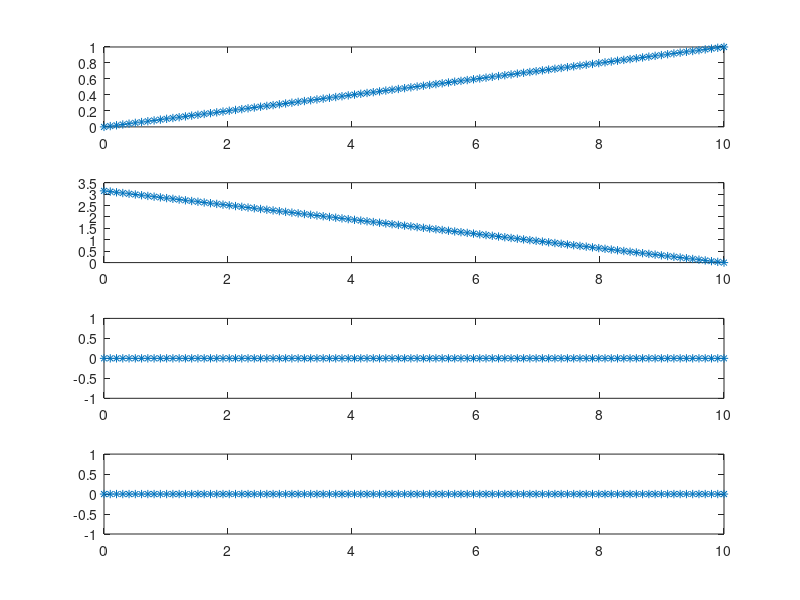

Reproduce this figure in MATLAB. (Note: this script raises an error after producing the figure.)
% Compute the optimal trajectory of a canon ball to reach a given target 
% with minimal energy using Multiple Shooting. 

% Clear
clc
clear

% Params
nState = 4;
nGrid = 100;

% Target
start = [0; pi; 0; 0];
target = [1; 0; 0; 0];

%% Initial guess
t = linspace(0, 10, nGrid);
y = interp1([0, 10], [start, target]', t);

% Plot solution
figure(1)
subplot(4, 1, 1)
plot(t,y(:, 1), '*'); 
subplot(4, 1, 2)
plot(t,y(:, 2), '*'); 
subplot(4, 1, 3)
plot(t,y(:, 3), '*');  
subplot(4, 1, 4)
plot(t,y(:, 4), '*'); 

%% Multiple-shooting

% Store the initial guess for the problem
problem.x0 = [[0, t(end)], reshape(y,1,nState*nGrid), zeros(1,nGrid)];
problem.lb = []; % Lower bound on decision variables
problem.ub = []; % Upper bound on decision variables

% Set up the linear constraints (there are none);
problem.Aineq = [];  problem.Aeq = [];
problem.bineq = [];  problem.beq = [];

% Set up the user-defined functions:
problem.objective = @(decVar)objective(decVar(nState*nGrid+2:end));  % Objective (cost) function
problem.nonlcon = @(decVar)nonLinCst(decVar, target);   % NonLinear constraints

% Set up the options for the solver:
problem.solver = 'fmincon';
problem.options = optimset('MaxFunEvals',1e4,'MaxIter',100,'Display','off');

% Use FMINCON to solve the constrained optimization problem:
[zSol, fVal, exitFlag] = fmincon(problem);

% Call the constraint function one final time to get the trajectory:
[~, ~, t, y] = nonLinCst(zSol,target)

%% Animate
figure(2);
for i=1:length(t)
    
    % Plot pendulum
    %plot(y(:,1)+sin(y(:,2)),cos(y(:,2)),'LineWidth',2); hold on;
    plot([y(i,1), y(i,1)+sin(y(i,2))], [0, cos(y(i,2))],'LineWidth',2);
    axis equal;
    grid on;
    axis([-2 2 -2 2]);
    hold off;
    
    % Title
    title(['Pendulum state at t=', num2str(round(t(i), 0)), 's']);
    
    % Loop plot
    drawnow;
    
end

% Plot trajectory in time
figure(4)
subplot(4, 1, 1)
plot(t,y(:, 1)); 
ylabel('X');
xlabel('Time (s)');
subplot(4, 1, 2)
plot(t,y(:, 2)); 
ylabel('Y');
xlabel('Time (s)');
subplot(4, 1, 3)
plot(t,y(:, 3)); 
ylabel('Vx');
xlabel('Time (s)');
subplot(4, 1, 4)
plot(t,y(:, 4)); 
ylabel('Vy');
xlabel('Time (s)');

% Nonlinear constraints function
function [C, Ceq, tSol,zSol] = nonLinCst(z, target)
    
    % Params
    nState = 4;
    nGrid = 100;

    % Unpack decision variables
    tspan = z(1:2);
    x = reshape(z(3:nState*nGrid+2), nState, nGrid);
    u = z(nState*nGrid+3:end);
    dt = tspan(2)/(nGrid-1);
        
    % Evaluate the dynamics at each collocation point
    dx = model([], x, u);
    
    % Trapazoid rule:
    idxLow = 1:(nGrid-1);
    idxUpp = 2:nGrid;
    intStateTrap = 0.5*dt*(dx(:,idxLow) + dx(:,idxUpp));
    intStateCol = x(:,idxUpp)-x(:,idxLow);
    
    % Defect constraint:
    defect = intStateTrap - intStateCol;
    
    % Boundary Value Constraints
    BoundaryInit = x(:,1)-[0; pi; 0; 0];
    BoundaryFinal = x(:,end)-target;
    
    % Constraints
    C = [];
    Ceq = [BoundaryInit; reshape(defect,numel(defect),1); BoundaryFinal];

    % Outputs
    tSol = linspace(tspan(1), tspan(2), nGrid);
    zSol = x';

end


% Dynamics
function dx = model(~, x, u)

    % t - time
    % x - state vector [x; theta; x_dot; theta_dot]
    % u - input [F] (force applied to the cart)
    % m - mass of the cart (kg)
    % M - mass of the pole (kg)
    % L - length of the pole (m)
    % g - gravity constant (m/s^2)
    
    m = 10;  
    M = 1;  
    L = 1.0;  
    g = 9.81; 
    
    % State variables
    x_cart = x(1,:);
    theta = x(2,:);
    x_dot = x(3,:);
    theta_dot = x(4,:);
    
    % Equations of motion
    theta_acc = (g.*sin(theta) + cos(theta).*(-u-m*L.*theta_dot.^2.*sin(theta))/(M+m))./(L*(4/3 - m.*cos(theta).^2/(M+m)));
    x_acc = (u + m*L*(theta_dot.^2.*sin(theta)-theta_acc.*cos(theta)))/(M+m);

    % State derivative vector
    dx = [x_dot; theta_dot; x_acc; theta_acc];

end

% Objective function for optimization 
function cost = objective(u)

    % Initial energy of the cannon ball. 
    cost = norm(u);

end